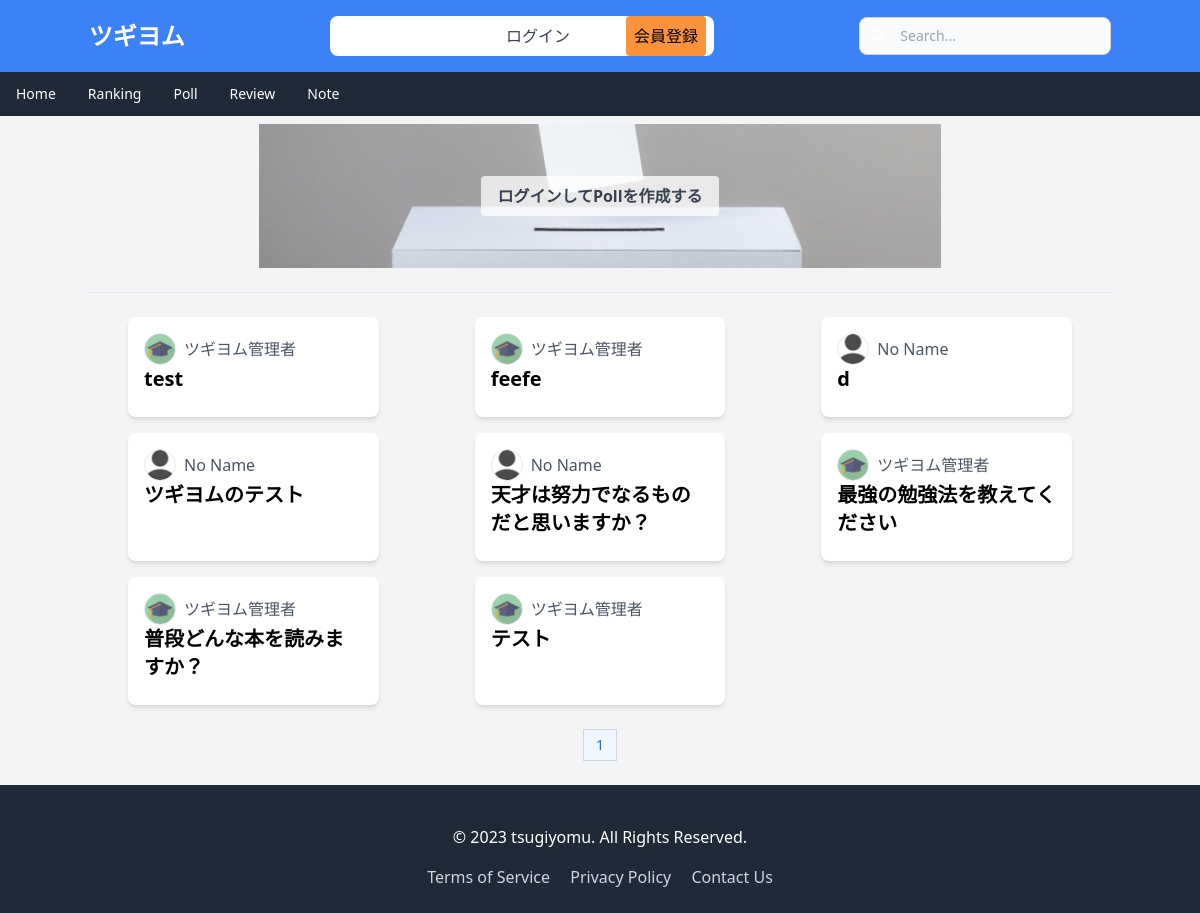
Screenshot of /poll/ with the database file from the repository.
### api/models.py (models this page shows, shortened)
class Poll(models.Model):
    creator = models.ForeignKey(Profile, on_delete=models.CASCADE, related_name='created_polls')
    question = models.CharField(max_length=255)
    created_at = models.DateTimeField(auto_now_add=True)
    content = models.TextField(default="")

class Profile(models.Model):
    user = models.OneToOneField(User, on_delete=models.CASCADE)
    name = models.CharField(max_length=255)
    bio = models.TextField()
    image = models.ImageField(upload_to='profile_images/', default='default.png')
    def __str__(self):
      return self.name

### poll/views.py (the view)
# urls.py: path('', poll_list, name='poll'),
def poll_list(request):
    polls = Poll.objects.all().order_by('-created_at')
    paginator = Paginator(polls, 20)
    page_number = request.GET.get('page', 1)
    onEachSide = 3
    onEnds = 2
    try:
            poll_page = paginator.page(page_number)
    except PageNotAnInteger:
            poll_page = paginator.page(1)
    except EmptyPage:
            poll_page = paginator.page(paginator.num_pages)
    page_range = paginator.get_elided_page_range(number=page_number, on_each_side=onEachSide, on_ends=onEnds)
    context = {
        'polls': poll_page,
        'page_range': page_range,
    }
    return render(request, 'poll_list.html', context)

### poll/templates/poll_list.html (shortened to what this page needs)
{% extends 'base.html' %}
{% load static %}
{% block content %}
<div class="container mx-auto mt-2">
  <div class="relative">
    <img class="hidden md:block w-2/3 h-auto mx-auto" src="{% static 'images/vote.sp.jpg' %}" alt="">
    {% if request.user.is_authenticated %}
    <a href="{% url 'create_poll' %}" class="absolute top-0 left-0 w-full h-full flex items-center justify-center">
      <span class="bg-white bg-opacity-75 py-2 px-4 rounded text-gray-700 font-bold">Pollを作成する</span>
    </a>
    {% else %}
    <a href="{% url 'create_poll' %}" class="absolute top-0 left-0 w-full h-full flex items-center justify-center">
      <span class="bg-white bg-opacity-75 py-2 px-4 rounded text-gray-700 font-bold">ログインしてPollを作成する</span>
    </a>
    {% endif %}
</div>
  <br>
  <hr>
  <br>
  <div class="grid grid-cols-1 md:grid-cols-2 lg:grid-cols-3 gap-4">
      {% for poll in polls %}
          <a href="{% url 'poll_vote' poll.id %}" class="bg-white rounded-lg shadow-md overflow-hidden hover:bg-gray-100 mx-10">
              <div class="p-4">
                <div class="flex items-center">
                  <img src="{{ poll.creator.image.url }}" alt="Profile Image" class="w-8 h-8   object-cover border rounded-full ">
                  <p class="pl-2 text-gray-600">{{ poll.creator }}</p>
                </div>
                  <h2 class="text-xl font-bold mb-2">{{ poll.question }}</h2>
              </div>
          </a>
      {% empty %}
          <p>利用可能な投票はありません。</p>
      {% endfor %}
  </div>
</div>
<br>
  <nav class="flex justify-center">
    <ul class="inline-flex -space-x-px text-sm">
      {% for num in page_range %}
      <li>
        {% if polls.number == num %}
        <a href="#" aria-current="page" class="flex items-center justify-center px-3 h-8 text-blue-600 border border-gray-300 bg-blue-50 hover:bg-blue-100 hover:text-blue-700 dark:border-gray-700 dark:bg-gray-700 dark:text-white">{{ num }}</a>
        {% else %}
        <a href="page={{ num }}" class="flex items-center justify-center px-3 h-8 leading-tight text-gray-500 bg-white border border-gray-300 hover:bg-gray-100 hover:text-gray-700 dark:bg-gray-800 dark:border-gray-700 dark:text-gray-400 dark:hover:bg-gray-700 dark:hover:text-white">{{ num }}</a>
        {% endif %}
      </li>
      {% endfor %}
    </ul>
  </nav>
  <br>
{% endblock %}

### rows the page displays
Poll: creator.image (picture), creator "ツギヨム管理者", question "test"
Poll: creator.image (picture), creator "ツギヨム管理者", question "feefe"
Poll: creator.image (placeholder picture), creator "No Name", question "d"
Poll: creator.image (placeholder picture), creator "No Name", question "ツギヨムのテスト"
Poll: creator.image (placeholder picture), creator "No Name", question "天才は努力でなるものだと思いますか？"
Poll: creator.image (picture), creator "ツギヨム管理者", question "最強の勉強法を教えてください"
Poll: creator.image (picture), creator "ツギヨム管理者", question "普段どんな本を読みますか？"
Poll: creator.image (picture), creator "ツギヨム管理者", question "テスト"

### other values shown
{{ num }} "1"
